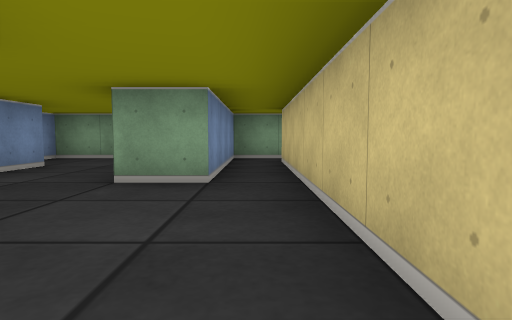
[1] (above)

17 first-person views from a walk through a cub3D ray-caster map. The camera is about half as high as the walls, tilts 4° down and sees 75° across. The floor is counted in squares. Each view is taken from the middle of a square. On the plan, view 1 faces up. The plan holds only what a view shows up to about 9 squares ahead; the rest is blank. The place goes on beyond the plan.

[2]
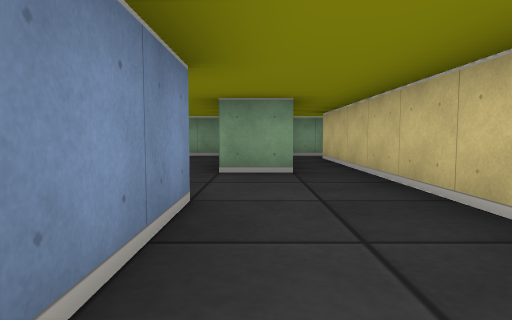

[3]
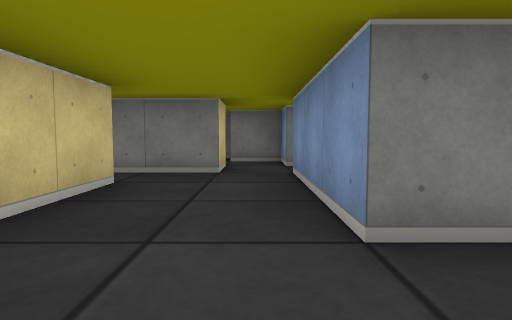

[4]
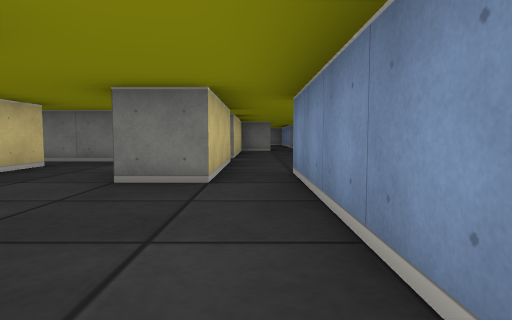

[5]
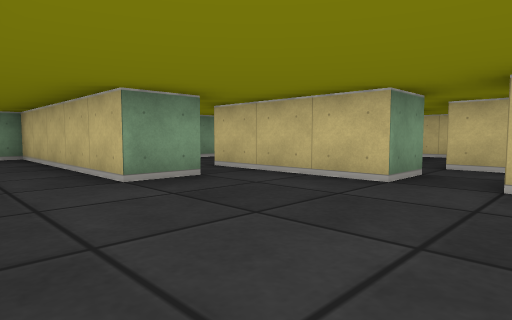

[6]
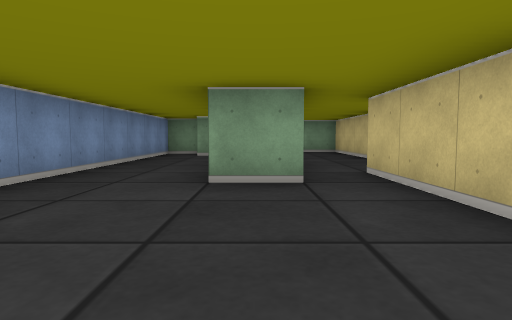

[7]
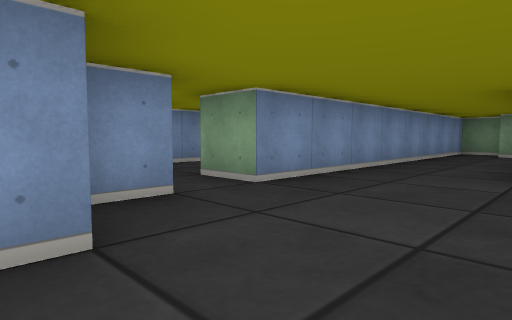

[8]
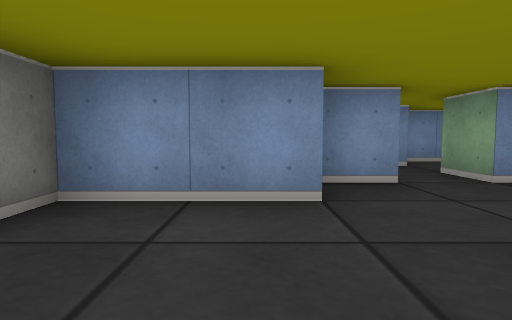

[9]
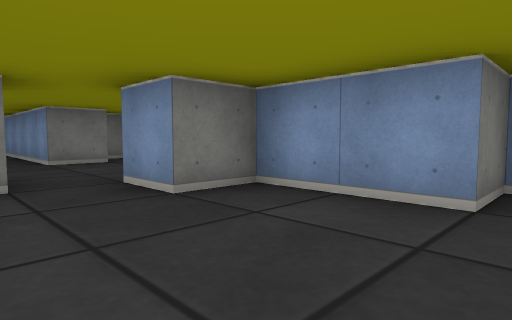

[10]
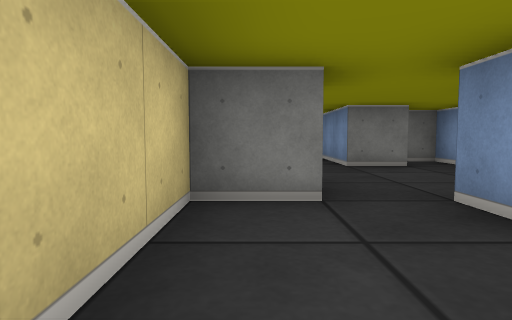

[11]
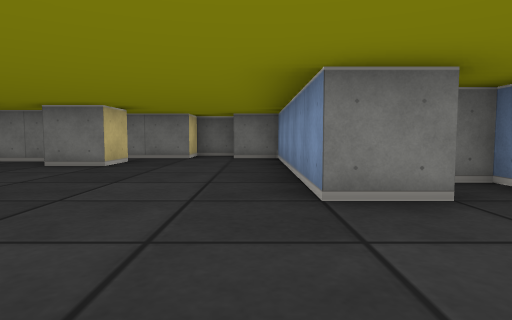

[12]
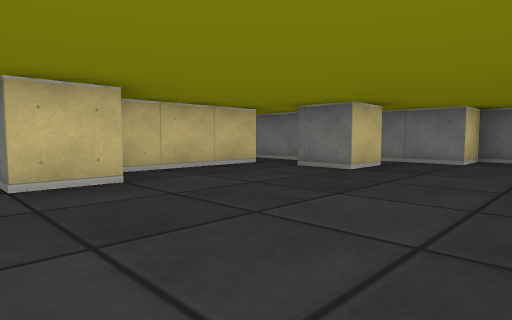

[13]
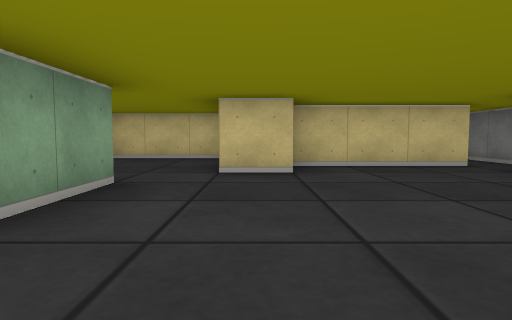

[14]
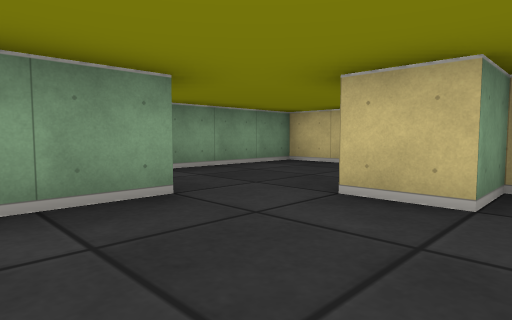

[15]
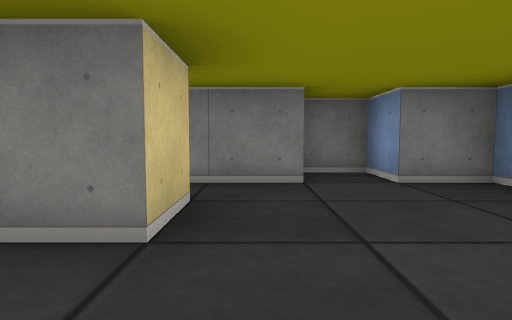

[16]
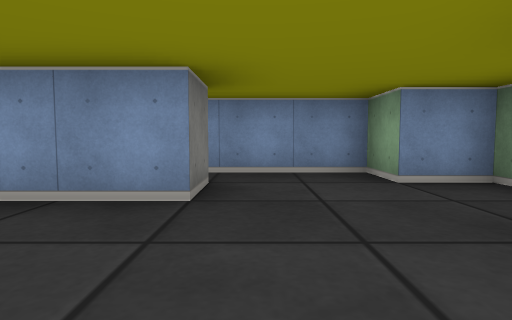

[17]
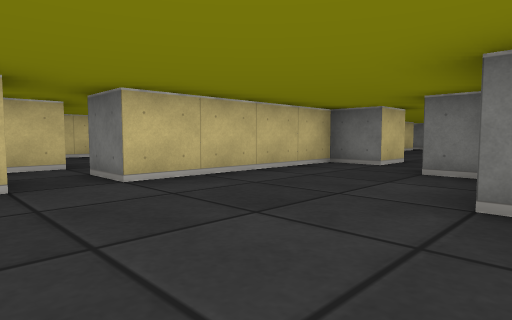

### Floor plan
Key: @ floor where view 1 was taken; # wall or solid block; . floor.
Columns run from 10 left of view 1 to 3 right of it. Each row starts with its distance up from view 1.
  8      #######
  7    ###...#.
  6    #.#...#.#
  5    #.##..#.#
  4    #..#..#.#
  3    #..#....#
  2    #..#....#
  1    #..#.#..#
  0 #. #....#.@#.#
 -1 #..#....#....#
 -2 ##........## #
 -3    #....#....#
 -4    ##...##...#
 -5     #...######
 -6     ##..#....#
 -7    ##..##....#
 -8    #.........#
 -9    #......##
-10    #.#.....#
-11    ###.....#
-12      #.....#
-13      #...#...
-14      #...####
-15      ##.##
-16       ###

Positions as (right, up) in squares from view 1, and headings:
1: (0, 0), facing up
2: (-1, -1), facing up
3: (-1, 3), facing down
4: (-3, 5), facing down
5: (-6, -3), facing up-right
6: (-4, -3), facing up
7: (-4, -4), facing up-left
8: (-3, -4), facing left
9: (-3, -3), facing down-left
10: (-3, -4), facing down
11: (-4, -7), facing down
12: (-4, -8), facing down-right
13: (-5, -9), facing right
14: (-3, -10), facing up-right
15: (-2, -11), facing down
16: (-2, -9), facing left
17: (-6, -1), facing down-right
